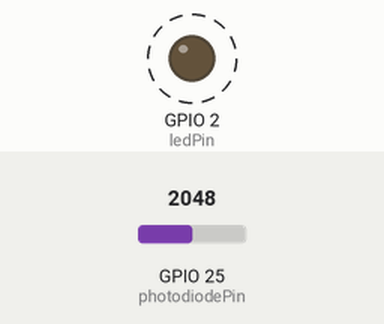
Recording of a sketch running on a simulated ESP32. On the bench: output pins drawn as LEDs (lit = HIGH). Dashed ring = blinking. The test bench sets the inputs (shaded band); at power-on: GPIO 25 (photodiodePin) = 2048. What the sketch prints to the serial monitor is not drawn.

Above: at 1.2 s.
1.3 s: GPIO 25 (photodiodePin) set to 753
4.3 s: GPIO 25 (photodiodePin) set to 647
Timing chart, 0 to 13.3 s (numbered marks = the images above; inputs shaded):
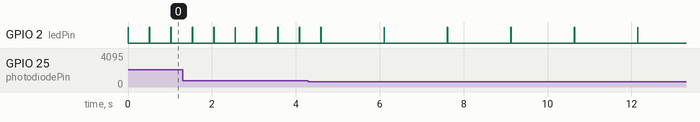

The sketch:

black-gold.ino
```cpp
const int ledPin = 2;
const int photodiodePin = 25;
float baseline = 0;
bool oilDetected = false;

void setup() {
    pinMode(ledPin, OUTPUT);
    Serial.begin(9600);
}

void loop() {
    int ambientLight = analogRead(photodiodePin);

    digitalWrite(ledPin, HIGH);
    delay(10);
    int sensorReading = analogRead(photodiodePin);
    digitalWrite(ledPin, LOW);
    delay(500);

    if (ambientLight >= 700 || ambientLight <= 50) return;
    if (sensorReading >= 700 || sensorReading <= 50) return;

    int finalReading = sensorReading - ambientLight;
    baseline = 0.9 * baseline + 0.1 * finalReading;

    int threshold = baseline - 50;

    if (!oilDetected && finalReading < threshold) {
        oilDetected = true;
        Serial.println("🛢️ Oil Detected!");
    } else {
        Serial.println("✅ No Oil Detected.");
    }

    Serial.print("Ambient light: "); Serial.println(ambientLight);
    Serial.print("SensorReading: "); Serial.println(sensorReading);
    delay(1000);
}
```

Measured:
- after the input at 4.3 s, GPIO 2 (ledPin): alternates HIGH for 0.01 s and LOW for 1.5 s, starting after 1.8 s
- by itself, GPIO 2 (ledPin): alternates HIGH for 0.01 s and LOW for 0.50 s
